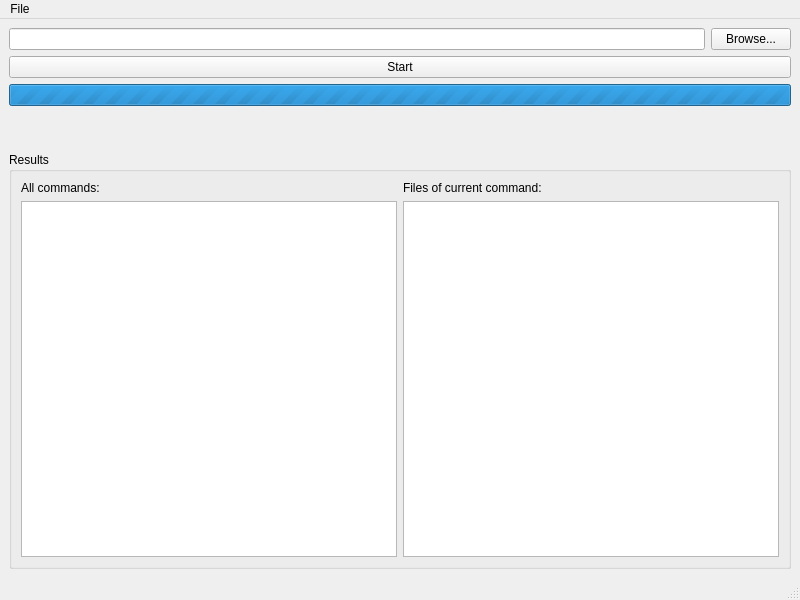
<?xml version="1.0" encoding="UTF-8"?>
<ui version="4.0">
 <class>MainWindow</class>
 <widget class="QMainWindow" name="MainWindow">
  <property name="geometry">
   <rect>
    <x>0</x>
    <y>0</y>
    <width>800</width>
    <height>600</height>
   </rect>
  </property>
  <property name="windowTitle">
   <string>OmsiKeywordScan</string>
  </property>
  <widget class="QWidget" name="centralwidget">
   <layout class="QVBoxLayout" name="verticalLayout_2">
    <item>
     <layout class="QHBoxLayout" name="horizontalLayout">
      <item>
       <widget class="QLineEdit" name="leDirPath">
        <property name="readOnly">
         <bool>true</bool>
        </property>
       </widget>
      </item>
      <item>
       <widget class="QPushButton" name="pbSelectDir">
        <property name="text">
         <string>Browse...</string>
        </property>
       </widget>
      </item>
     </layout>
    </item>
    <item>
     <widget class="QPushButton" name="pbStart">
      <property name="text">
       <string>Start</string>
      </property>
     </widget>
    </item>
    <item>
     <widget class="QProgressBar" name="progressBar">
      <property name="maximum">
       <number>0</number>
      </property>
      <property name="value">
       <number>0</number>
      </property>
      <property name="textVisible">
       <bool>false</bool>
      </property>
     </widget>
    </item>
    <item>
     <widget class="QLabel" name="lCurrentProgress">
      <property name="text">
       <string/>
      </property>
     </widget>
    </item>
    <item>
     <widget class="QLabel" name="lCurrentFile">
      <property name="text">
       <string/>
      </property>
     </widget>
    </item>
    <item>
     <widget class="QGroupBox" name="gbResults">
      <property name="title">
       <string>Results</string>
      </property>
      <layout class="QGridLayout" name="gridLayout">
       <item row="1" column="0">
        <widget class="QListWidget" name="lwResults"/>
       </item>
       <item row="1" column="1">
        <widget class="QListWidget" name="lwFiles"/>
       </item>
       <item row="0" column="0">
        <widget class="QLabel" name="label">
         <property name="text">
          <string>All commands:</string>
         </property>
        </widget>
       </item>
       <item row="0" column="1">
        <widget class="QLabel" name="label_2">
         <property name="text">
          <string>Files of current command:</string>
         </property>
        </widget>
       </item>
      </layout>
     </widget>
    </item>
   </layout>
  </widget>
  <widget class="QMenuBar" name="menubar">
   <property name="geometry">
    <rect>
     <x>0</x>
     <y>0</y>
     <width>800</width>
     <height>22</height>
    </rect>
   </property>
   <widget class="QMenu" name="menuFile">
    <property name="title">
     <string>File</string>
    </property>
    <addaction name="actionOpenJson"/>
    <addaction name="actionSaveJson"/>
    <addaction name="actionQuit"/>
   </widget>
   <addaction name="menuFile"/>
  </widget>
  <widget class="QStatusBar" name="statusbar"/>
  <action name="actionOpenJson">
   <property name="text">
    <string>Open JSON</string>
   </property>
   <property name="shortcut">
    <string>Ctrl+O</string>
   </property>
  </action>
  <action name="actionSaveJson">
   <property name="text">
    <string>Save JSON</string>
   </property>
   <property name="shortcut">
    <string>Ctrl+S</string>
   </property>
  </action>
  <action name="actionQuit">
   <property name="text">
    <string>Quit</string>
   </property>
   <property name="shortcut">
    <string>Ctrl+Q</string>
   </property>
  </action>
 </widget>
 <resources/>
 <connections/>
</ui>
